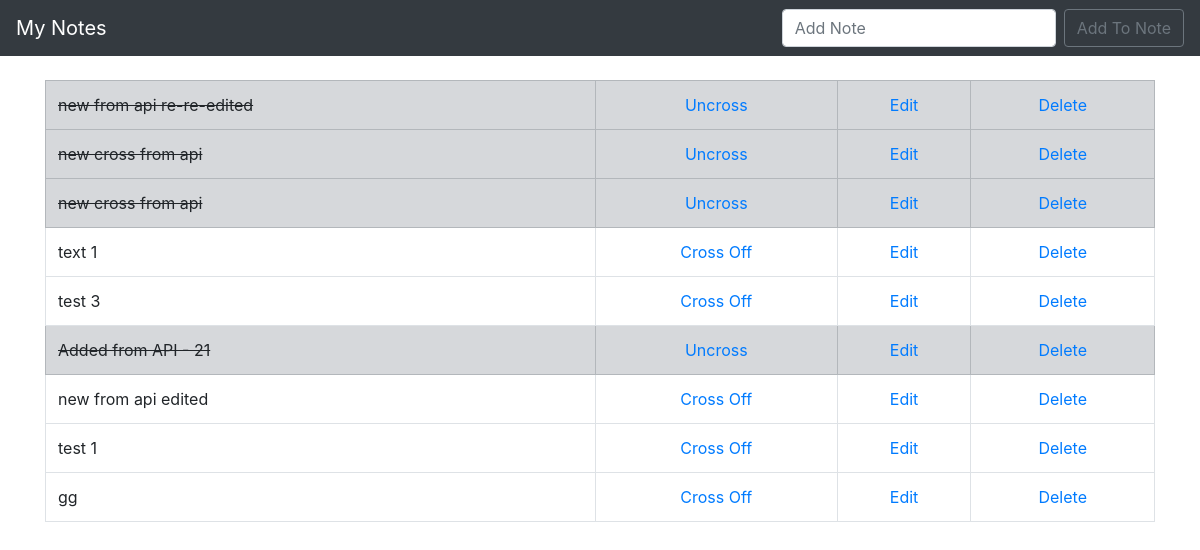
The app's page /, older data.
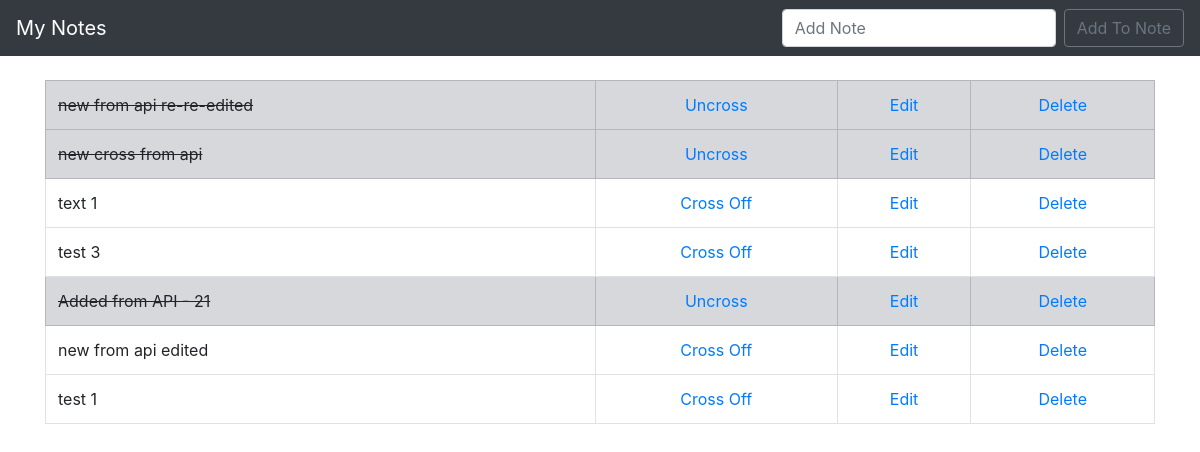
The same page, newer data.
### todo_list/models.py (models this page shows, shortened)
class List(models.Model):
    item = models.CharField(max_length = 200)
    completed = models.BooleanField(default=False)

### todo_list/views.py (the view)
# urls.py: path('', views.home, name = "home"),
def home(request): #requesting the web page
    if request.method == 'POST':
        form = NoteForm(request.POST or None)
        if form.is_valid():
            form.save()
            messages.success(request, ('Item has been added to list!'))
            return redirect('home')
    else:
        all_items = List.objects.all
        return render(request, "home.html", {'all_items': all_items})

### todo_list/templates/home.html (shortened to what this page needs)
{% extends 'base.html' %}
{% block content %}
    {% if all_items %}
        <table class="table table-bordered">
        {% for things in all_items %}
            {% if things.completed %}
                <tr class="table-secondary">
                    <td class="striker">{{ things.item }}</td>
                    <td><center><a href = "{% url 'uncross' things.id %}">Uncross</a></center></td>
                    <td><center><a href = "{% url 'edit' things.id %}">Edit</a></center></td>
                    <td><center><a href = "{% url 'delete' things.id %}">Delete</a></center></td>
                </tr>
            {% else %}
                <tr>
                    <td>{{ things.item }}</td>
                    <td><center><a href = "{% url 'cross_off' things.id %}">Cross Off</a></center></td>
                    <td><center><a href = "{% url 'edit' things.id %}">Edit</a></center></td>
                    <td><center><a href = "{% url 'delete' things.id %}">Delete</a></center></td>
                </tr>
            {% endif %}
        {% endfor %}
        </table>
    {% endif %}
{% endblock %}

### todo_list/templates/base.html (shortened to what this page needs)
{% load static %}
<!doctype html>
<html lang="en">
  <head>
    <link rel="stylesheet" href="https://stackpath.bootstrapcdn.com/bootstrap/4.4.1/css/bootstrap.min.css">
    <link rel="stylesheet" href="{% static 'css/my_css.css' %}">
  </head>
  <body>
  <nav class="navbar navbar-expand-lg navbar-dark bg-dark">
  <a class="navbar-brand" href="{% url 'home' %}">My Notes</a>
  <div class="collapse navbar-collapse" id="navbarSupportedContent">
    <form class="form-inline my-2 my-lg-0" method="POST">
      <input class="form-control mr-sm-2" type="search" placeholder="Add Note" aria-label="Search" name="item">
      <button class="btn btn-outline-secondary my-2 my-sm-0" type="submit">Add To Note</button>
    </form>
  </div>
</nav>
  <br/>
  <div class="container">
        {% block content %}
        {% endblock %}
  </div>
  </body>
</html>

### static_in_env/css/my_css.css (style rules this page uses)
.striker { text-decoration: line-through; }

Row changes from the older to the newer data that the page shows:
removed List: item "new cross from api"
removed List: item "gg"
